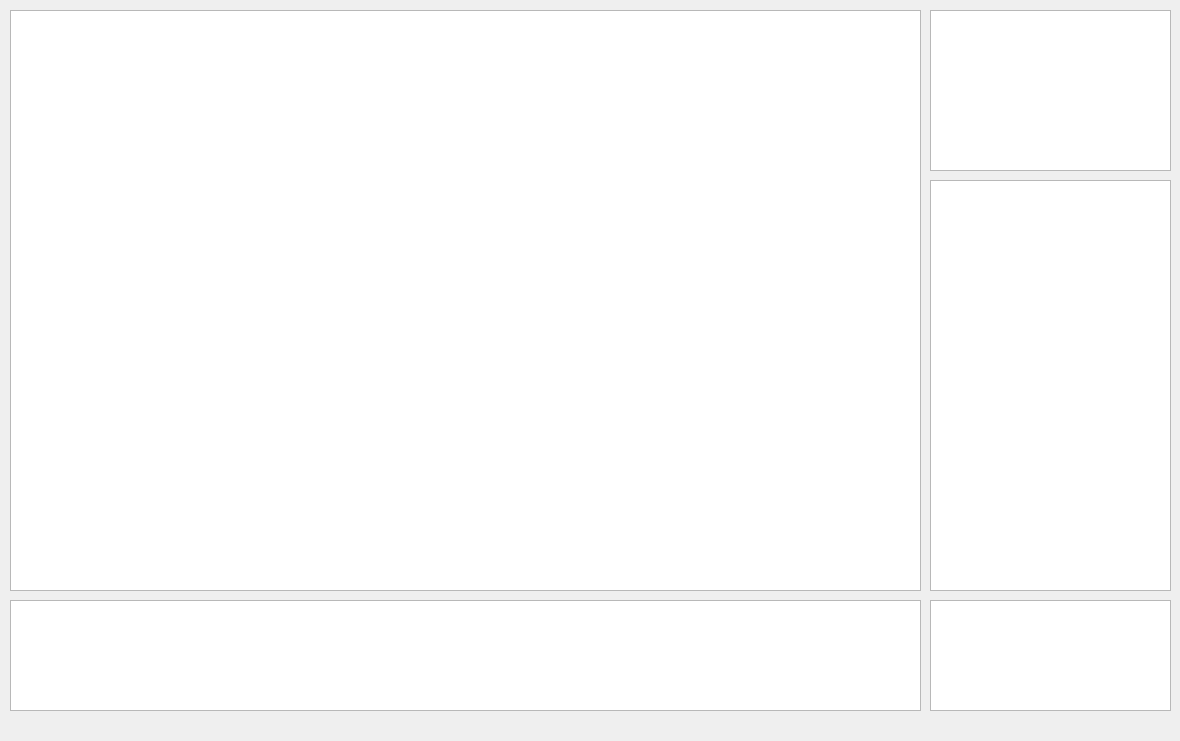
<?xml version="1.0" encoding="UTF-8"?>
<ui version="4.0">
 <class>GameWidget</class>
 <widget class="QWidget" name="GameWidget">
  <property name="geometry">
   <rect>
    <x>0</x>
    <y>0</y>
    <width>1180</width>
    <height>741</height>
   </rect>
  </property>
  <property name="windowTitle">
   <string>Form</string>
  </property>
  <widget class="QGraphicsView" name="graphicsView_gameView">
   <property name="geometry">
    <rect>
     <x>10</x>
     <y>10</y>
     <width>911</width>
     <height>581</height>
    </rect>
   </property>
  </widget>
  <widget class="QGraphicsView" name="graphicsView_informationsView">
   <property name="geometry">
    <rect>
     <x>930</x>
     <y>10</y>
     <width>241</width>
     <height>161</height>
    </rect>
   </property>
  </widget>
  <widget class="QGraphicsView" name="graphicsView_optionsView">
   <property name="geometry">
    <rect>
     <x>930</x>
     <y>180</y>
     <width>241</width>
     <height>411</height>
    </rect>
   </property>
  </widget>
  <widget class="QGraphicsView" name="graphicsView_buttonView">
   <property name="geometry">
    <rect>
     <x>10</x>
     <y>600</y>
     <width>911</width>
     <height>111</height>
    </rect>
   </property>
  </widget>
  <widget class="QTextBrowser" name="ptr_textBrowserLog">
   <property name="geometry">
    <rect>
     <x>930</x>
     <y>600</y>
     <width>241</width>
     <height>111</height>
    </rect>
   </property>
  </widget>
 </widget>
 <resources/>
 <connections/>
</ui>
